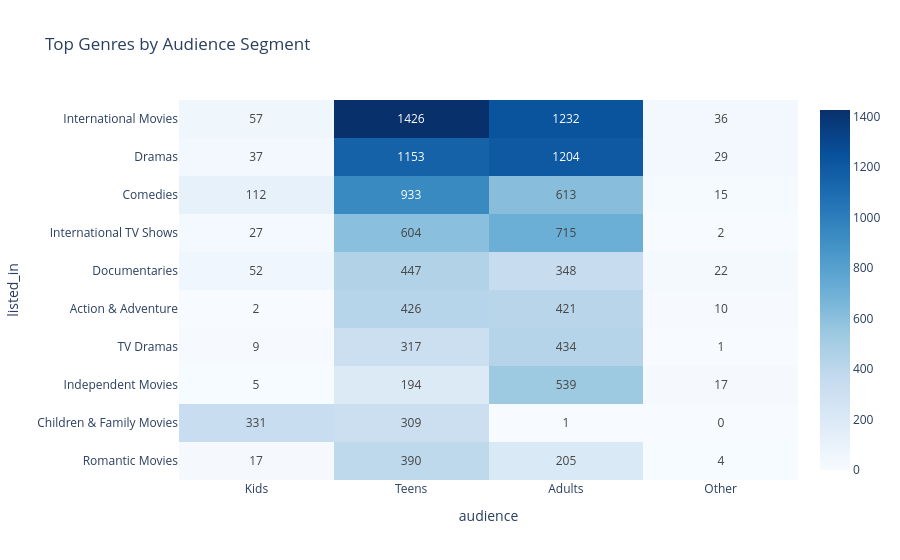

The notebook cell saved with this chart:
### Code cell
ga = pd.crosstab(g['listed_in'], g['audience'])[['Kids', 'Teens', 'Adults', 'Other']]
ga = ga.loc[top10]

fig4 = px.imshow(ga, text_auto=True, aspect='auto', color_continuous_scale='Blues',
                 title="Top Genres by Audience Segment")
fig4.show()

### Figure 1 — Plotly figure (JSON) as saved in the notebook; plotly's stock layout.template omitted (floating-point values rounded to 4 significant figures)
{"data": [{"coloraxis": "coloraxis", "hovertemplate": "audience: %{x}<br>listed_in: %{y}<br>color: %{z}<extra></extra>", "name": "0", "texttemplate": "%{z}", "type": "heatmap", "x": ["Kids", "Teens", "Adults", "Other"], "xaxis": "x", "y": ["International Movies", "Dramas", "Comedies", "International TV Shows", "Documentaries", "Action & Adventure", "TV Dramas", "Independent Movies", "Children & Family Movies", "Romantic Movies"], "yaxis": "y", "z": [[57, 1426, 1232, 36], [37, 1153, 1204, 29], [112, 933, 613, 15], [27, 604, 715, 2], [52, 447, 348, 22], [2, 426, 421, 10], [9, 317, 434, 1], [5, 194, 539, 17], [331, 309, 1, 0], [17, 390, 205, 4]]}], "layout": {"coloraxis": {"autocolorscale": false, "colorscale": [[0, "rgb(247,251,255)"], [0.125, "rgb(222,235,247)"], [0.25, "rgb(198,219,239)"], [0.375, "rgb(158,202,225)"], [0.5, "rgb(107,174,214)"], [0.625, "rgb(66,146,198)"], [0.75, "rgb(33,113,181)"], [0.875, "rgb(8,81,156)"], [1, "rgb(8,48,107)"]]}, "title": {"text": "Top Genres by Audience Segment"}, "xaxis": {"anchor": "y", "domain": [0, 1], "title": {"text": "audience"}}, "yaxis": {"anchor": "x", "autorange": "reversed", "domain": [0, 1], "title": {"text": "listed_in"}}}}
